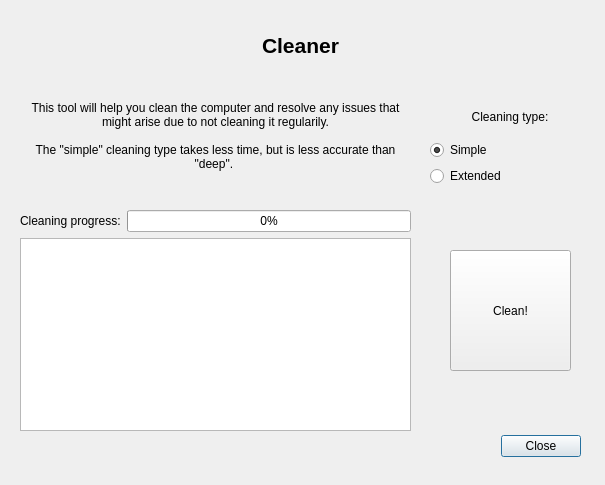
<?xml version="1.0" encoding="UTF-8"?>
<ui version="4.0">
 <class>cleaning_dialog</class>
 <widget class="QDialog" name="cleaning_dialog">
  <property name="geometry">
   <rect>
    <x>0</x>
    <y>0</y>
    <width>605</width>
    <height>485</height>
   </rect>
  </property>
  <property name="windowTitle">
   <string>Cleaning</string>
  </property>
  <property name="modal">
   <bool>true</bool>
  </property>
  <widget class="QDialogButtonBox" name="buttonBox">
   <property name="geometry">
    <rect>
     <x>480</x>
     <y>430</y>
     <width>101</width>
     <height>32</height>
    </rect>
   </property>
   <property name="orientation">
    <enum>Qt::Horizontal</enum>
   </property>
   <property name="standardButtons">
    <set>QDialogButtonBox::Close</set>
   </property>
  </widget>
  <widget class="QLabel" name="label">
   <property name="geometry">
    <rect>
     <x>20</x>
     <y>10</y>
     <width>561</width>
     <height>71</height>
    </rect>
   </property>
   <property name="font">
    <font>
     <pointsize>16</pointsize>
     <weight>75</weight>
     <bold>true</bold>
     <kerning>false</kerning>
    </font>
   </property>
   <property name="text">
    <string>Cleaner</string>
   </property>
   <property name="alignment">
    <set>Qt::AlignCenter</set>
   </property>
  </widget>
  <widget class="QToolButton" name="clean_button">
   <property name="geometry">
    <rect>
     <x>450</x>
     <y>250</y>
     <width>121</width>
     <height>121</height>
    </rect>
   </property>
   <property name="text">
    <string>Clean!</string>
   </property>
  </widget>
  <widget class="QWidget" name="verticalLayoutWidget">
   <property name="geometry">
    <rect>
     <x>430</x>
     <y>100</y>
     <width>160</width>
     <height>86</height>
    </rect>
   </property>
   <layout class="QVBoxLayout" name="verticalLayout">
    <item>
     <widget class="QLabel" name="label_3">
      <property name="font">
       <font>
        <kerning>false</kerning>
       </font>
      </property>
      <property name="text">
       <string>Cleaning type:</string>
      </property>
      <property name="alignment">
       <set>Qt::AlignCenter</set>
      </property>
     </widget>
    </item>
    <item>
     <widget class="QRadioButton" name="radio_simple">
      <property name="text">
       <string>Simple</string>
      </property>
      <property name="checked">
       <bool>true</bool>
      </property>
     </widget>
    </item>
    <item>
     <widget class="QRadioButton" name="radio_extended">
      <property name="text">
       <string>Extended</string>
      </property>
     </widget>
    </item>
   </layout>
  </widget>
  <widget class="QWidget" name="gridLayoutWidget">
   <property name="geometry">
    <rect>
     <x>20</x>
     <y>210</y>
     <width>391</width>
     <height>221</height>
    </rect>
   </property>
   <layout class="QGridLayout" name="gridLayout">
    <item row="1" column="0" colspan="2">
     <widget class="QTextBrowser" name="cleaning_log"/>
    </item>
    <item row="0" column="0">
     <widget class="QLabel" name="label_4">
      <property name="text">
       <string>Cleaning progress:</string>
      </property>
     </widget>
    </item>
    <item row="0" column="1">
     <widget class="QProgressBar" name="progress_bar">
      <property name="value">
       <number>0</number>
      </property>
     </widget>
    </item>
   </layout>
  </widget>
  <widget class="QLabel" name="label_5">
   <property name="geometry">
    <rect>
     <x>20</x>
     <y>80</y>
     <width>391</width>
     <height>111</height>
    </rect>
   </property>
   <property name="text">
    <string>This tool will help you clean the computer and resolve any issues that might arise due to not cleaning it regularily. 

The &quot;simple&quot; cleaning type takes less time, but is less accurate than &quot;deep&quot;. </string>
   </property>
   <property name="alignment">
    <set>Qt::AlignCenter</set>
   </property>
   <property name="wordWrap">
    <bool>true</bool>
   </property>
  </widget>
 </widget>
 <resources/>
 <connections>
  <connection>
   <sender>buttonBox</sender>
   <signal>rejected()</signal>
   <receiver>cleaning_dialog</receiver>
   <slot>reject()</slot>
   <hints>
    <hint type="sourcelabel">
     <x>556</x>
     <y>430</y>
    </hint>
    <hint type="destinationlabel">
     <x>286</x>
     <y>274</y>
    </hint>
   </hints>
  </connection>
  <connection>
   <sender>buttonBox</sender>
   <signal>accepted()</signal>
   <receiver>cleaning_dialog</receiver>
   <slot>accept()</slot>
   <hints>
    <hint type="sourcelabel">
     <x>488</x>
     <y>430</y>
    </hint>
    <hint type="destinationlabel">
     <x>157</x>
     <y>274</y>
    </hint>
   </hints>
  </connection>
  <connection>
   <sender>clean_button</sender>
   <signal>clicked()</signal>
   <receiver>cleaning_log</receiver>
   <slot>clear()</slot>
   <hints>
    <hint type="sourcelabel">
     <x>511</x>
     <y>324</y>
    </hint>
    <hint type="destinationlabel">
     <x>366</x>
     <y>302</y>
    </hint>
   </hints>
  </connection>
  <connection>
   <sender>clean_button</sender>
   <signal>clicked()</signal>
   <receiver>cleaning_dialog</receiver>
   <slot>clean()</slot>
   <hints>
    <hint type="sourcelabel">
     <x>554</x>
     <y>281</y>
    </hint>
    <hint type="destinationlabel">
     <x>552</x>
     <y>202</y>
    </hint>
   </hints>
  </connection>
 </connections>
 <slots>
  <slot>clean()</slot>
 </slots>
</ui>
